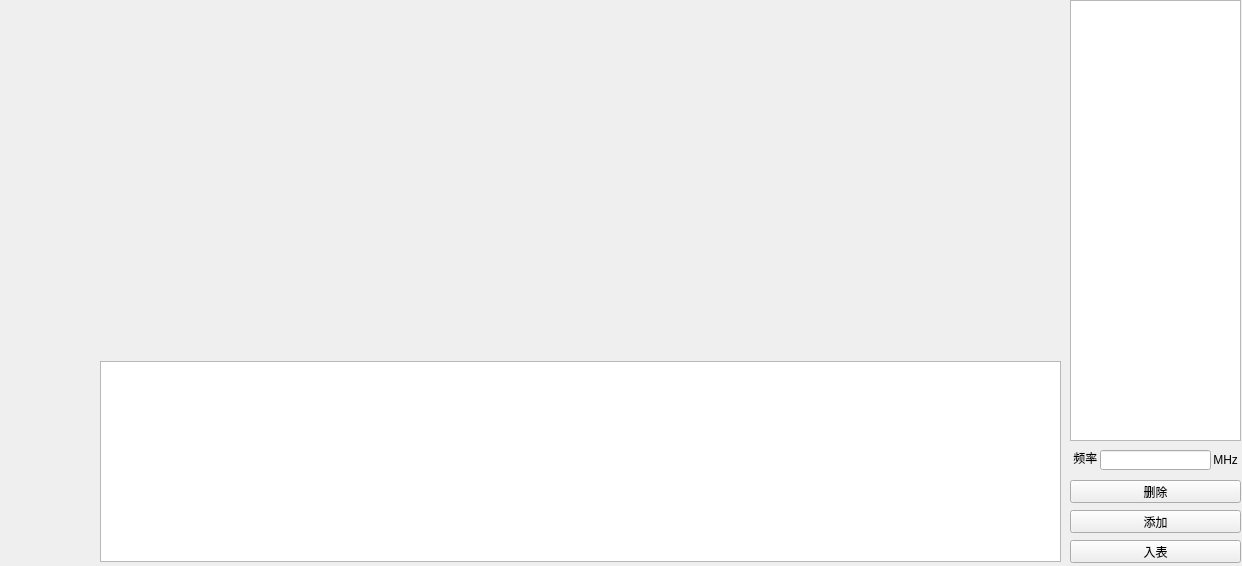
<?xml version="1.0" encoding="UTF-8"?>
<ui version="4.0">
 <class>FreqsetsWidget</class>
 <widget class="QWidget" name="FreqsetsWidget">
  <property name="geometry">
   <rect>
    <x>0</x>
    <y>0</y>
    <width>1242</width>
    <height>566</height>
   </rect>
  </property>
  <property name="windowTitle">
   <string>FreqsetsWidget</string>
  </property>
  <widget class="QLabel" name="label">
   <property name="geometry">
    <rect>
     <x>1210</x>
     <y>450</y>
     <width>31</width>
     <height>20</height>
    </rect>
   </property>
   <property name="text">
    <string> MHz</string>
   </property>
  </widget>
  <widget class="QPushButton" name="pushButton_Add">
   <property name="geometry">
    <rect>
     <x>1070</x>
     <y>510</y>
     <width>171</width>
     <height>23</height>
    </rect>
   </property>
   <property name="text">
    <string>添加</string>
   </property>
  </widget>
  <widget class="QLineEdit" name="lineEdit_Freq">
   <property name="geometry">
    <rect>
     <x>1100</x>
     <y>450</y>
     <width>111</width>
     <height>20</height>
    </rect>
   </property>
  </widget>
  <widget class="QPushButton" name="pushButton_Delete">
   <property name="geometry">
    <rect>
     <x>1070</x>
     <y>480</y>
     <width>171</width>
     <height>23</height>
    </rect>
   </property>
   <property name="text">
    <string>删除</string>
   </property>
  </widget>
  <widget class="QTableWidget" name="tableWidget_Freqset">
   <property name="geometry">
    <rect>
     <x>1070</x>
     <y>0</y>
     <width>171</width>
     <height>441</height>
    </rect>
   </property>
  </widget>
  <widget class="QLabel" name="label_2">
   <property name="geometry">
    <rect>
     <x>1070</x>
     <y>450</y>
     <width>31</width>
     <height>16</height>
    </rect>
   </property>
   <property name="text">
    <string> 频率</string>
   </property>
  </widget>
  <widget class="QTableWidget" name="tableWidget_AllFreq">
   <property name="geometry">
    <rect>
     <x>100</x>
     <y>361</y>
     <width>961</width>
     <height>201</height>
    </rect>
   </property>
  </widget>
  <widget class="QPushButton" name="pushButton_InTable">
   <property name="geometry">
    <rect>
     <x>1070</x>
     <y>540</y>
     <width>171</width>
     <height>23</height>
    </rect>
   </property>
   <property name="text">
    <string>入表</string>
   </property>
  </widget>
 </widget>
 <layoutdefault spacing="6" margin="11"/>
 <resources/>
 <connections/>
</ui>
